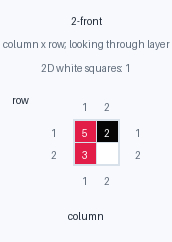
#> input picture Examples/Primes/cube_side_snapshots/2-front.png, 172 x 242 px
$ python -i generate_img_analyse_chars.py   (imports and definitions only)
#> lines starting #> are read from the running program, lines starting #| are printed output that depends on the picture; after the words box and inside, x2 and y2 are one past the last pixel; in counts of white or black regions, pixels touching at a corner belong together
"""Experiment with OCR and word-template search on prime-dot images.

MNIST is not a good fit here: it recognizes isolated handwritten digits.
For generated prime-dot images, two more useful tools are:

1. OCR, if the image already contains readable text-like shapes.
2. Template matching, if you want to ask whether a known word-shaped pattern
   appears somewhere in the dot field.
"""

from __future__ import annotations

import argparse
from concurrent.futures import ProcessPoolExecutor, as_completed
import csv
from dataclasses import dataclass
import json
from pathlib import Path
import re
import shutil
import subprocess
from tempfile import TemporaryDirectory
from typing import TextIO

import cv2
import numpy as np
import pandas as pd
from PIL import Image, ImageDraw, ImageFont

from primewords.primes import generate_prime_dot_png

DEFAULT_IMAGE_PATH = Path("Examples/Primes/primes.png")
DEFAULT_OCR_IMAGE_PATH = Path("Examples/Primes/primes_ocr_ready.png")
DEFAULT_TEMPLATE_OVERLAY_PATH = Path("Examples/Primes/primes_template_matches.png")
DEFAULT_SCAN_CSV_PATH = Path("Examples/Primes/prime_ocr_width_scan.csv")
DEFAULT_SCAN_JSONL_PATH = Path("Examples/Primes/prime_ocr_width_scan.jsonl")
DEFAULT_REVIEW_CACHE_DIR = Path("Examples/Primes/word_search_cache")
DEFAULT_FOUND_WORD_DIR = DEFAULT_REVIEW_CACHE_DIR / "found"
DEFAULT_REVIEW_CACHE_SIZE = 5
DEFAULT_CHART_HEIGHT = 6
DEFAULT_OCR_BATCH_HEIGHT = 6
DEFAULT_OCR_BATCH_OVERLAP = 2
DEFAULT_WORKERS = 10
DEFAULT_MIN_WORD_HEIGHT = 10
DICTIONARY_CANDIDATES = (
    Path("/usr/share/dict/words"),
    Path("/usr/dict/words"),
)
FONT_CANDIDATES = (
    "/System/Library/Fonts/Supplemental/Arial Bold.ttf",
    "/System/Library/Fonts/Supplemental/Arial.ttf",
    "/Library/Fonts/Arial.ttf",
)
WORD_PATTERN = re.compile(r"[A-Za-z]+(?:'[A-Za-z]+)?")


@dataclass(frozen=True)
class OcrWord:
    text: str
    confidence: float
    x: int
    y: int
    width: int
    height: int


@dataclass(frozen=True)
class TemplateMatch:
    word: str
    score: float
    x: int
    y: int
    width: int
    height: int


@dataclass(frozen=True)
class OcrWidthJob:
    index: int
    total: int
    width: int
    max_number: int
    chart_height: int
    cell_size: int
    square_dots: bool
    scale: int
    dilation: int
    close: int
    min_confidence: float
    psm: int
    word: str
    dictionary_source: str
    min_word_length: int
    min_word_height: int
    ocr_batch_height: int
    ocr_batch_overlap: int
    image_dir: Path
    keep_images: bool
    review_cache_dir: Path | None
    found_word_dir: Path | None
    review_cache_size: int


_WORKER_DICTIONARY_WORDS: set[str] = set()


# [16 lines left out: function generate_prime_image, not called in this run]


def preprocess_for_ocr(
    image_path: Path,
    output_path: Path,
    *,
    scale: int = 4,
    dilation: int = 1,
    close: int = 1,
    border: int = 24,
) -> Path:
#> called with image_path = 'cube_side_snapshots/2-front.png', output_path = 'out.png', scale = 4, dilation = 1, close = 1, border = 24
    image = cv2.imread(str(image_path), cv2.IMREAD_GRAYSCALE)
#> image: shape (242, 172); min 5, max 255, mean 239
    if image is None:
        raise FileNotFoundError(f"Could not read image: {image_path}")

    ocr_ready = preprocess_array_for_ocr(
        image,
        scale=scale,
        dilation=dilation,
        close=close,
        border=border,
    )
    output_path.parent.mkdir(parents=True, exist_ok=True)
    cv2.imwrite(str(output_path), ocr_ready)
    return output_path


def preprocess_array_for_ocr(
    image: np.ndarray,
    *,
    scale: int = 4,
    dilation: int = 1,
    close: int = 1,
    border: int = 24,
) -> np.ndarray:
#> called with scale = 4, dilation = 1, close = 1, border = 24
    _, binary = cv2.threshold(image, 0, 255, cv2.THRESH_BINARY | cv2.THRESH_OTSU)
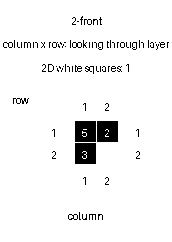
#> binary: shape (242, 172); 94.9% white; 80 black regions (65 under 20 px), largest, box (x1, y1, x2, y2) and area: (97, 121, 118, 142) 429, (75, 143, 96, 164) 425, (75, 121, 96, 142) 424

    if scale > 1:
        binary = cv2.resize(
            binary,
            None,
            fx=scale,
            fy=scale,
            interpolation=cv2.INTER_NEAREST,
        )
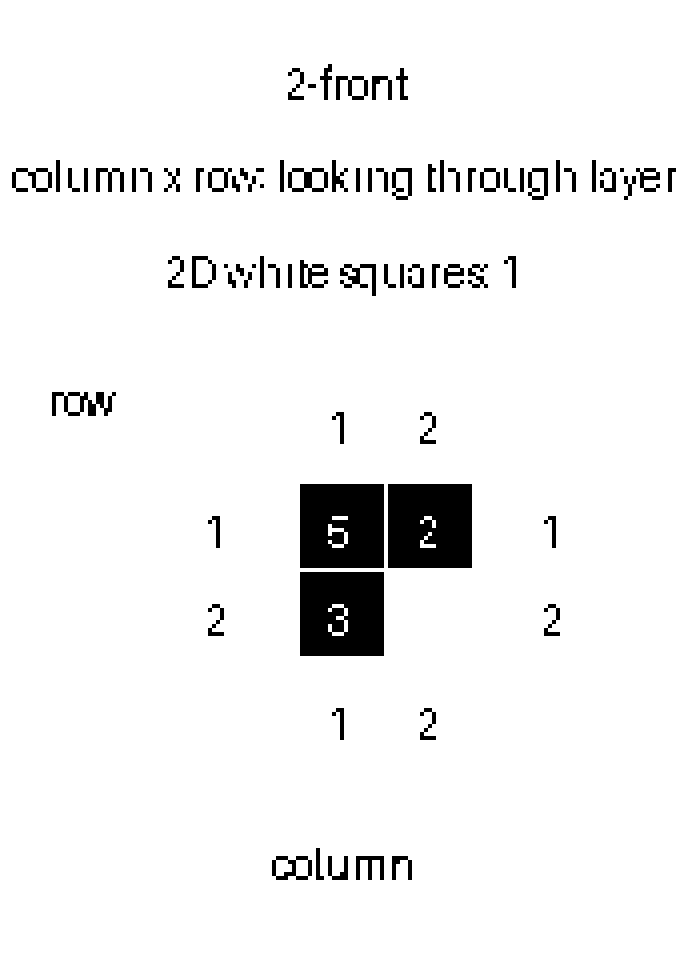
#> binary: shape (968, 688); 94.9% white; 80 black regions (4 under 20 px), largest, box (x1, y1, x2, y2) and area: (388, 484, 472, 568) 6864, (300, 572, 384, 656) 6800, (300, 484, 384, 568) 6784

    if dilation > 0:
        kernel_size = max(1, dilation * 2 + 1)
        kernel = cv2.getStructuringElement(
            cv2.MORPH_ELLIPSE, (kernel_size, kernel_size)
        )
        binary = cv2.dilate(binary, kernel, iterations=1)
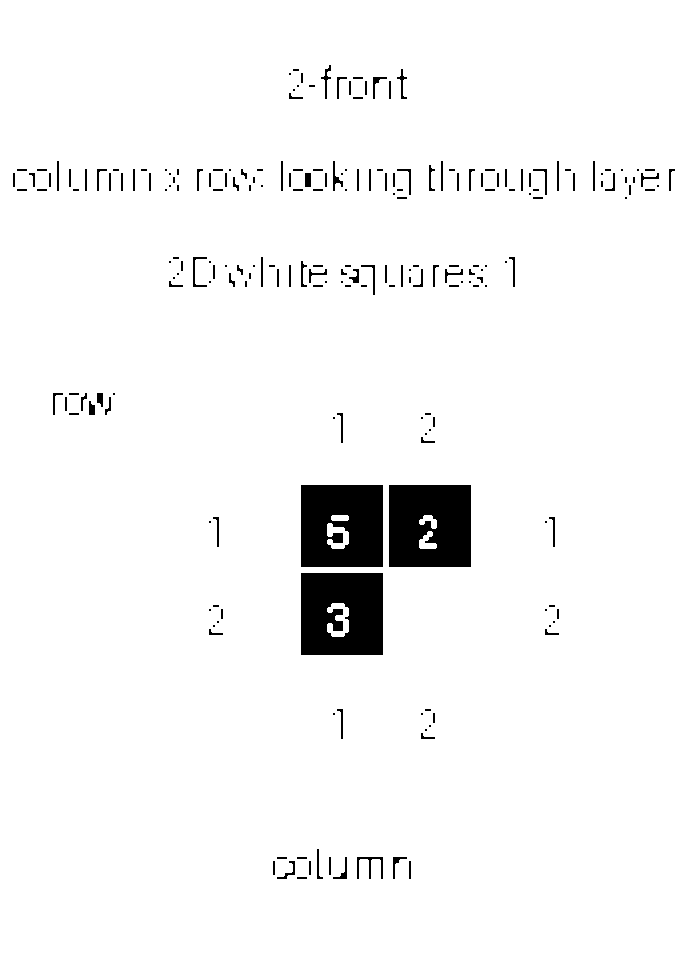
#> binary: shape (968, 688); 96.2% white; 220 black regions (89 under 20 px), largest, box (x1, y1, x2, y2) and area: (389, 485, 471, 567) 6397, (301, 573, 383, 655) 6296, (301, 485, 383, 567) 6284

    if close > 0:
        kernel_size = max(1, close * 2 + 1)
        kernel = cv2.getStructuringElement(cv2.MORPH_RECT, (kernel_size, kernel_size))
        binary = cv2.morphologyEx(binary, cv2.MORPH_CLOSE, kernel, iterations=1)
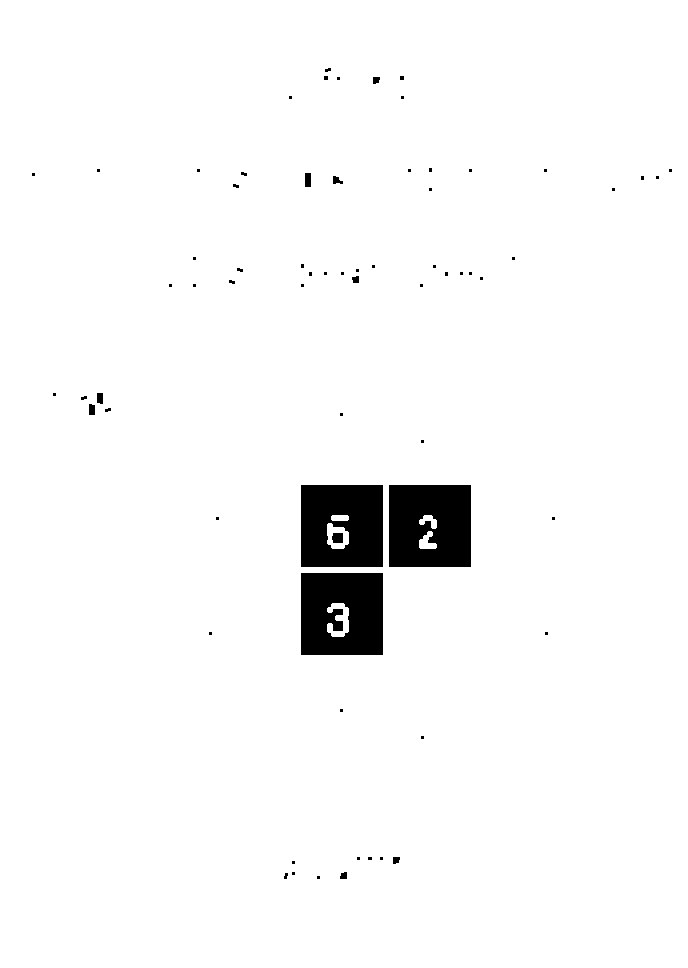
#> binary: shape (968, 688); 97% white; 69 black regions (57 under 20 px), largest, box (x1, y1, x2, y2) and area: (389, 485, 471, 567) 6391, (301, 573, 383, 655) 6290, (301, 485, 383, 567) 6172

    ocr_ready = 255 - binary
    if border > 0:
        ocr_ready = cv2.copyMakeBorder(
            ocr_ready,
            border,
            border,
            border,
            border,
            cv2.BORDER_CONSTANT,
            value=255,
        )
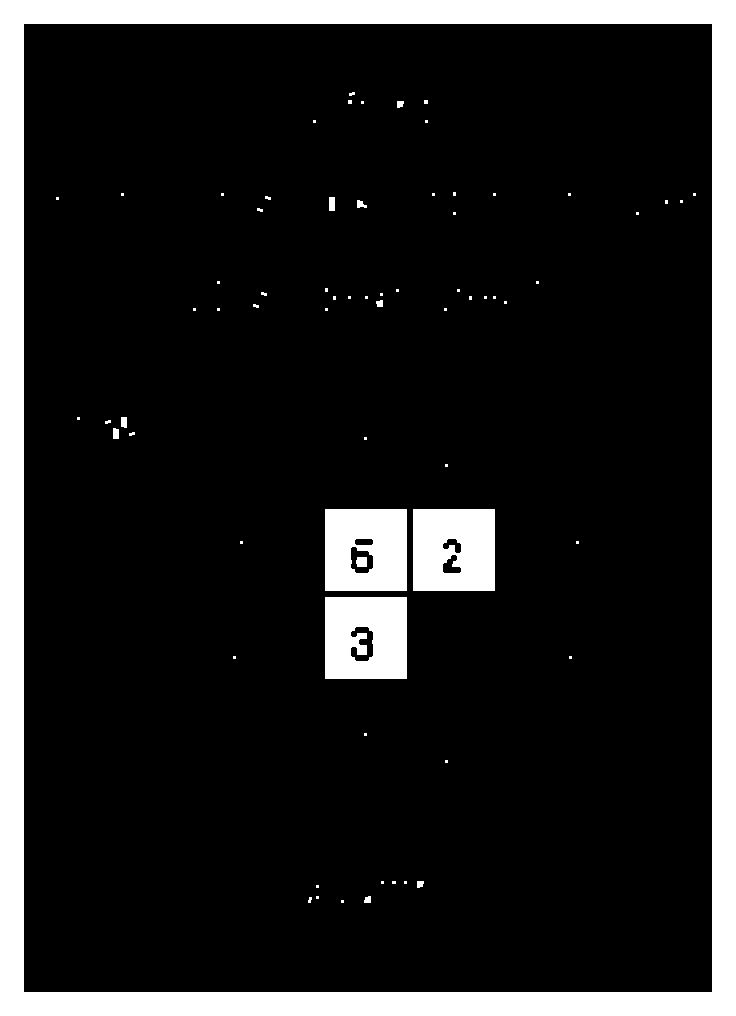
#> ocr_ready: shape (1016, 736); 13.6% white; 70 white regions (57 under 20 px), largest, box (x1, y1, x2, y2) and area: (0, 0, 736, 1016) 81792, (413, 509, 495, 591) 6391, (325, 597, 407, 679) 6290

    return ocr_ready


# [195 lines left out: functions run_tesseract_words, run_tesseract_words_in_batches, filter_ocr_words_by_height, offset_batch_words, dedupe_ocr_words, not called in this run]


def find_ocr_word(words: list[OcrWord], target: str) -> list[OcrWord]:
    target_folded = target.casefold()
    return [word for word in words if target_folded in word.text.casefold()]


# [25 lines left out: functions default_dictionary_path, load_word_dictionary, not called in this run]


def normalize_dictionary_word(word: str) -> str:
    return "".join(character for character in word.casefold() if character.isalpha())


# [394 lines left out: functions normalized_ocr_tokens, valid_ocr_word_boxes, find_word_template_matches, render_word_template, load_font, save_template_overlay and 2 more, not called in this run]


def _init_ocr_worker(dictionary_words: set[str]) -> None:
    global _WORKER_DICTIONARY_WORDS
    _WORKER_DICTIONARY_WORDS = dictionary_words


def _process_ocr_width_job_in_worker(job: OcrWidthJob) -> dict[str, object] | None:
    return _process_ocr_width_job(job, _WORKER_DICTIONARY_WORDS)


# [346 lines left out: functions _process_ocr_width_job, _write_scan_row, _run_parallel_scan_jobs, print_scan_result, save_review_cache_image, save_found_word_crops, not called in this run]


def safe_filename_word(word: str) -> str:
    cleaned = re.sub(r"[^A-Za-z0-9]+", "_", word).strip("_").lower()
    return cleaned or "word"


# [276 lines left out: functions unique_path, load_review_panel, prune_review_cache, summarize_ocr_words, print_scan_config, parse_args and 1 more, not called in this run]


# [2 lines not run here, left out]

#> (the run stopped early here; a loop or call above may not have finished)

$ run again, on Examples/Primes/cube_side_snapshots/66-front.png
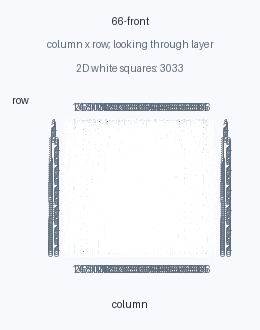
#> input picture Examples/Primes/cube_side_snapshots/66-front.png, 260 x 330 px
#> in preprocess_array_for_ocr, `_, binary = cv2.threshold(image, 0, 255, cv2.THRESH_BINARY | cv2.THRES..`:
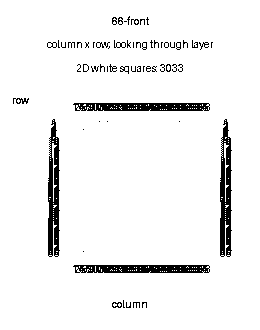
#> binary: shape (330, 260); 94% white; 64 black regions (42 under 20 px), largest, box (x1, y1, x2, y2) and area: (48, 119, 60, 257) 1131, (220, 119, 232, 257) 1131, (73, 103, 210, 111) 960
#> in preprocess_array_for_ocr, `ocr_ready = cv2.copyMakeBorder( ocr_ready, border, border, border, bor..`:
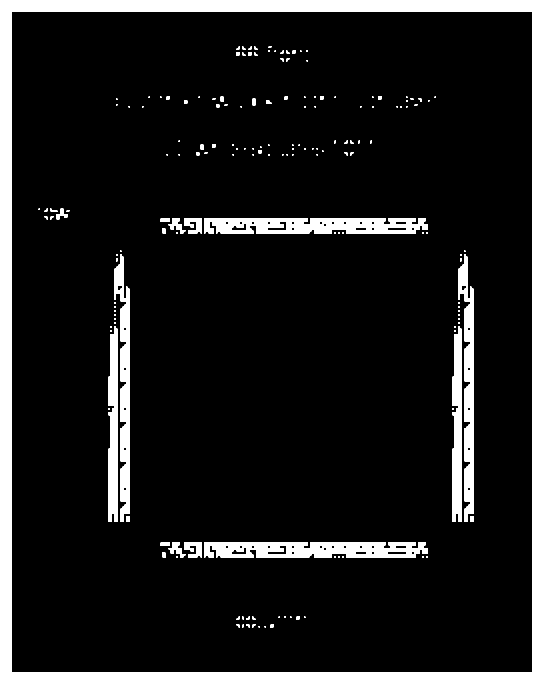
#> ocr_ready: shape (1368, 1088) (shown at 1/2 size); 11.5% white; 167 white regions (104 under 20 px), largest, box (x1, y1, x2, y2) and area: (0, 0, 1088, 1368) 115584, (408, 437, 856, 467) 10773, (408, 1085, 856, 1115) 10773
